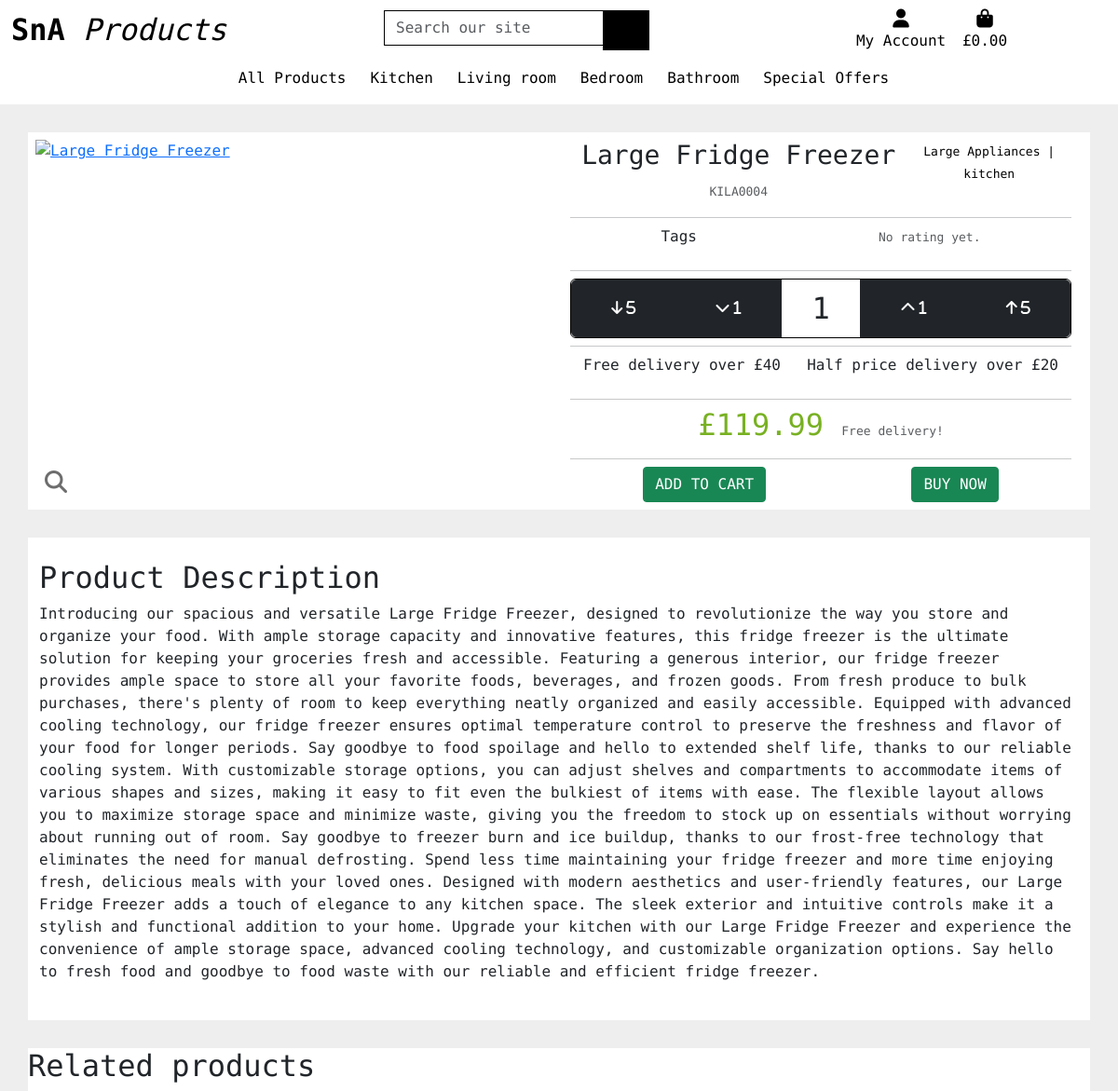
Page /products/2/ on the earlier database version.
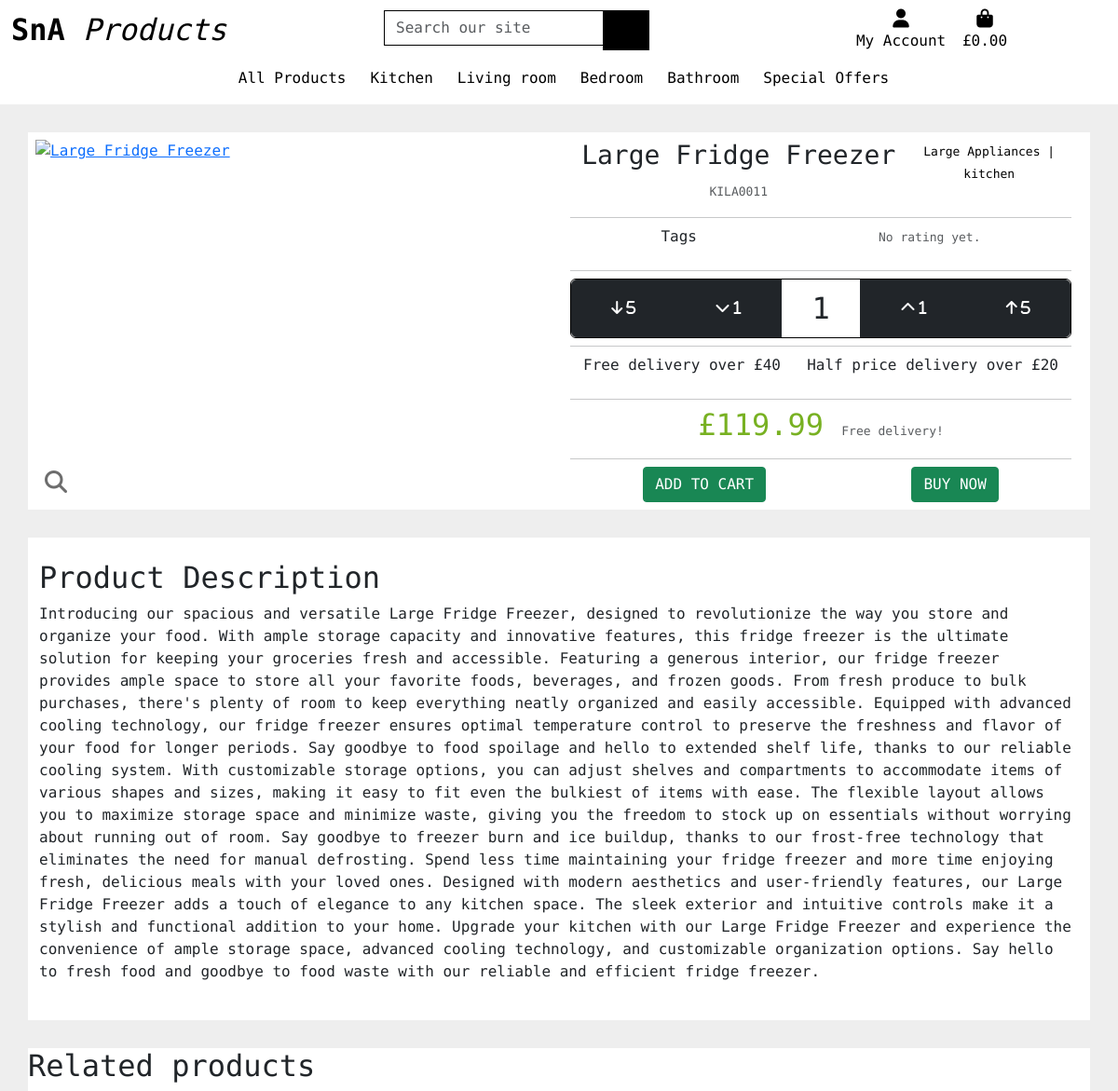
Same page on the later database version.
### products/models.py (models this page shows, shortened)
class Product(models.Model):
    category = models.ForeignKey('Category', limit_choices_to={'type': 1},  null=True, blank=True,
                                 on_delete=models.SET_DEFAULT, default=18)
    sku = models.CharField(max_length=254, unique=True, editable=False)
    name = models.CharField(max_length=254)
    description = models.TextField()
    price = models.DecimalField(max_digits=6, decimal_places=2)
    rating = models.DecimalField(max_digits=6, decimal_places=2, null=True, blank=True)
    image = CloudinaryField('image', default='placeholder')
    has_sizes = models.BooleanField(null=True, blank=True, default=False)
    def parent(self):
        if self.category:
            return self.category.parent
    def get_category_name(self):
        return self.category.display_name

class Category(models.Model):
    class Meta:
        verbose_name_plural = 'Categories'
    parent = models.ForeignKey('self', related_name='children', on_delete=models.CASCADE, blank=True, null=True)
    name = models.CharField(max_length=254)
    display_name = models.CharField(max_length=254, null=True, blank=True)
    type = models.IntegerField(choices=CATEGORY_TYPE, editable=False)
    def __str__(self):
        return self.name

### products/views.py (the view)
# urls.py: path('<int:product_id>/', views.product_detail, name='product_detail'),
def product_detail(request, product_id):
    products = get_object_or_404(Product, pk=product_id)
    context = {
        'product': products,
    }
    return render(request, 'products/product_detail.html', context)

### products/templates/products/product_detail.html (shortened to what this page needs)
{% extends "base.html" %}
{% load static %}
{% block nav-includes %}
{% include 'includes/site-nav.html' %}
{% endblock %}
{% block content %}
    <div class="container-md floating_container product_detail_container">
        <div class="row product-container p-2">
            <div class="col-12 col-md-6 container product-img-container" id="product-img-container">
                {% if product.image %}
                <a href="{{ product.image.url}}" target="_blank">
                    <img class="product-img mx-auto" width="100%" src="{{ product.image.url}}" alt="{{ product.name }}">
                </a>
                {% else %}
                <a href="{{ product.image.url}}" target="_blank">
                    <img class="product-img mx-auto" width="auto" src="{{ MEDIA_URL }}noimage.png" alt="{{ product.name }}">
                </a>
                {% endif %}
                <i class="fa-solid fa-magnifying-glass zoom-overlay"></i>
            </div>
            <div class="col-12 col-lg-6 text-center">
                <div class="d-flex justify-content-around">
                    <h3>{{product.name}} <small class="text-muted">{{product.sku}}</small></h3>
                    <p class="card-text"><a href="{% url 'products' %}?category={{product.category}}" class="no-link-decoration"><small class="no-link-decoration">{{product.get_category_name }}</a> | <a href="{% url 'products' %}?category={{product.parent}}" class="no-link-decoration">{{product.parent}}</a></small></p>
                </div>
                <hr>
                <div class="d-flex justify-content-around">
                    <p> Tags </p>
                    {% if product.rating %}
                    <p><small class="text-muted">{{product.rating}}</small></p>
                    {% else %}
                    <p><small class="text-muted">No rating yet.</small></p>
                    {% endif %}
                </div>
                <hr>
                <form class="form" action="{% url 'add_to_cart' product.id %}" method="POST">
                    <div class="btn-group input-group qty-group" role="group" aria-label="Button group to increment, or decrement the selected quantity.">
                        <button class="btn btn-dark qty-change" data-change="decrement"> <i class="fa-solid fa-arrow-down"> 5</i></button>
                        <button class="btn btn-dark qty-change" data-change="decrement"> <i class="fa-solid fa-chevron-down"> 1</i></button>
                        <input id="{{product.id}}_qty" class="form-control btn qty-input" type="number" name="quantity" value="1" min="1" max="99" data-product_id="{{ product.id }}">
                        <button class="btn btn-dark qty-change" data-change="increment"> <i class="fa-solid fa-chevron-up"> 1</i> </button>
                        <button class="btn btn-dark qty-change" data-change="increment"> <i class="fa-solid fa-arrow-up"> 5</i> </button>
                    </div>
                    <hr>
                    <div class="d-flex justify-content-around">
                        <p> Free delivery over £<span id="min_free_delivery">{{min_free_delivery}}</span> </p>
                        <p> Half price delivery over £<span id="min_half_delivery">{{ min_half_delivery }}</span> </p>
                    </div>
                    <hr>
                    <div class="d-flex justify-content-around">
                        <h4 class="price">£<span id="product_price">{{product.price}}</span>
                            {% if product.price > min_free_delivery %}
                                <small class="delivery text-muted">Free delivery!</small>
                            {% elif product.price > min_half_delivery %}
                                <small class="delivery text-muted">+£<span id="product-delivery">{{product.delivery}}</span> Half price delivery!</small>
                            {% else %}
                                <small class="delivery text-muted">+£<span id="product-delivery">{{product.delivery}}</span></small>
                            {% endif %}
                            </h4>
                    </div>
                    <hr>
                    <div class="d-flex justify-content-around">
                        <input type="submit" class="btn btn-success rounded-1 text-uppercase" value="Add to Cart">
                        <input type="submit" class="btn btn-success rounded-1 text-uppercase" value="Buy now">
                    </div>
                </form>
            </div>
        </div>
    </div>
    <div class="container-md floating_container product_description_container">
        <div class="row">
            <div class="col-12 p-4">
                <h2> Product Description </h2>
                <p>{{product.description}}</p>
            </div>
        </div>
    </div>
    <div class="container-md floating_container related_products_container">
        <div class="row">
            <div class="col-12">
                <h2>Related products</h2>
            </div>
        </div>
    </div>
{% endblock content %}

### templates/base.html (shortened to what this page needs)
{% load static %}
<!doctype html>
<html lang="en">
  <head>
    {% block corecss %}
        <link href="https://cdn.jsdelivr.net/npm/bootstrap@5.3.3/dist/css/bootstrap.min.css" rel="stylesheet">
        <link rel="stylesheet" href="{% static 'css/style.css' %}">
        <link rel="stylesheet" href="{% static 'css/mobile-site-nav.css' %}">
    {% endblock %}
  </head>
  <body>
    <header class="container-fluid header">
      <div id="topnav" class="row bg-white pt-lg-2 d-lg-flex">
        <div class="col-12 col-lg-4 my-auto py-1 py-lg-0 text-center">
          <a href="{% url 'landing_page' %}" class="nav-link main-logo-link">
            <h2 class="logo-font text-black text-center my-0"><strong>SnA</strong><em> Products</em></h2>
          </a>
        </div>
        <div class="col-12 col-lg-4 my-auto py-1 py-lg-0 d-none d-lg-block">
        <form method="GET" action="{% url 'products' %}">
          <div class="input-group w=100">
              <label>
                  <input class="form-control border border-black rounded-0" type="text" name="search" placeholder="Search our site">
              </label>
              <div class="input-group-append">
              <button class="form-control btn btn-black border border-black rounded-0" type="submit">
                <span class="icon">
                </span>
              </button>
            </div>
          </div>
        </form>
        </div>
        <div class="col-12 col-lg-4 my-auto py-1 py-lg-0 d-none d-lg-block">
          <ul class="list-inline list-unstyled text-center text-lg-right my-0">
            <li class="list-inline-item dropdown">
              <a class="text-black nav-link" href="#" id="user-options" data-bs-toggle="dropdown" aria-haspopup="true" aria-expanded="false">
                <div class="text-center">
                  <div><i class="fas fa-user fa-lg"></i></div>
                  <p class="my-0">My Account</p>
                </div>
              </a>
            </li>
            <li class="list-inline-item">
              <a class="{% if grand_total %} text-info font-weight-bold{% else %}text-black {% endif %} nav-link" href="{% url 'view_cart' %}">
                <div class="text-center">
                  <div><i class="fas fa-shopping-bag fa-lg"></i></div>
                  <p class="my-0">
                    {% if grand_total %}
                      £{{ grand_total|floatformat:2 }}
                    {% else %}
                      £0.00
                    {% endif %}
                  </p>
                </div>
              </a>
            </li>
          </ul>
        </div>
      </div>
      <div id="top-navbar" class="row bg-white d-lg-none w-100">
        <nav class="mobile-navbar navbar navbar-expand-lg navbar-light w-100 pl-2">
          {% block nav-includes %}{% endblock nav-includes %}
        </nav>
      </div>
    </header>
    {% block content %}
    {% endblock %}
  </body>
</html>

### templates/includes/site-nav.html (shortened to what this page needs)
<div class="collapse navbar-collapse" id="site-nav">
    <ul class="navbar-nav w-auto mx-auto">
        <li class="nav-item dropdown">
            <a class="logo-font font-weight-bold nav-link text-black mr-5" href="#" id="all-products-link" data-bs-toggle="dropdown" aria-haspopup="true" aria-expanded="false">
                All Products
            </a>
        </li>
        <li class="nav-item dropdown">
            <a class="logo-font font-weight-bold nav-link text-black mr-5" href="#" id="clothing-link" data-bs-toggle="dropdown" aria-haspopup="true" aria-expanded="false">
                Kitchen
            </a>
        </li>
        <li class="nav-item dropdown">
            <a class="logo-font font-weight-bold nav-link text-black mr-5" href="#" id="homeware-link" data-bs-toggle="dropdown" aria-haspopup="true" aria-expanded="false">
                Living room
            </a>
        </li>
        <li class="nav-item dropdown">
            <a class="logo-font font-weight-bold nav-link text-black mr-5" href="#" id="homeware-link" data-bs-toggle="dropdown" aria-haspopup="true" aria-expanded="false">
                Bedroom
            </a>
        </li>
        <li class="nav-item dropdown">
            <a class="logo-font font-weight-bold nav-link text-black mr-5" href="#" id="homeware-link" data-bs-toggle="dropdown" aria-haspopup="true" aria-expanded="false">
                Bathroom
            </a>
        </li>
        <li class="nav-item dropdown">
            <a class="logo-font font-weight-bold nav-link text-black" href="#" id="specials-link" data-bs-toggle="dropdown" aria-haspopup="true" aria-expanded="false">
                Special Offers
            </a>
        </li>
    </ul>
</div>

### static/css/style.css (style rules this page uses)
* { max-width: 100vw; }
html { height: 100%; }
body { background: url('/media/background-image.jpg') no-repeat center center fixed; background-size: cover; height: calc(100vh - 164px); font-family: "Encode Sans Expanded", sans-serif; font-weight: 400; font-style: normal; width: 100vw; }
.header { background: white; }
.nav-item { margin-left: 10px; }
.icon { align-items: center; display: inline-flex; justify-content: center; height: 1.5rem; width: 1.5rem; }
.main-logo-link { width: fit-content; }
.btn-black { background: black; color: white; }
.border-black { border: 1px solid black !important; }
small { font-size: small; }
.related_products_container, .product_detail_container, .product_description_container { background: #fff; margin-top: 30px; padding: unset; }
.product_description_container { padding: 50px; }
.product-img-container { position: relative; padding: unset; }
.product-img { display: block; width: auto; max-width: 100%; height: auto; max-height: 380px; }
.zoom-overlay { position: absolute; bottom: 10px; left: 10px; font-size: x-large; color: rgb(109, 109, 109); }
.product-container { width: 100%; justify-content: space-between; margin-left: unset; }
.product-container hr { margin: 8px 0; }
.price { color: rgb(120, 177, 34); font-size: xx-large; }
.qty-group { border: 1px solid black; }
.qty-change { display: inline; }
.qty-input { font-size: xx-large; }
input[type=number].cart-qty-input, input[type=number].qty-input { -moz-appearance: textfield; }
.no-link-decoration { text-decoration: none; color: black; }
.mobile-navbar { justify-content: space-around; }
.floating_container { background: #fff; margin-top: 30px; padding: unset; }

Differences in the rows shown:
changed Product "Large Fridge Freezer": sku "KILA0004" → "KILA0011"
